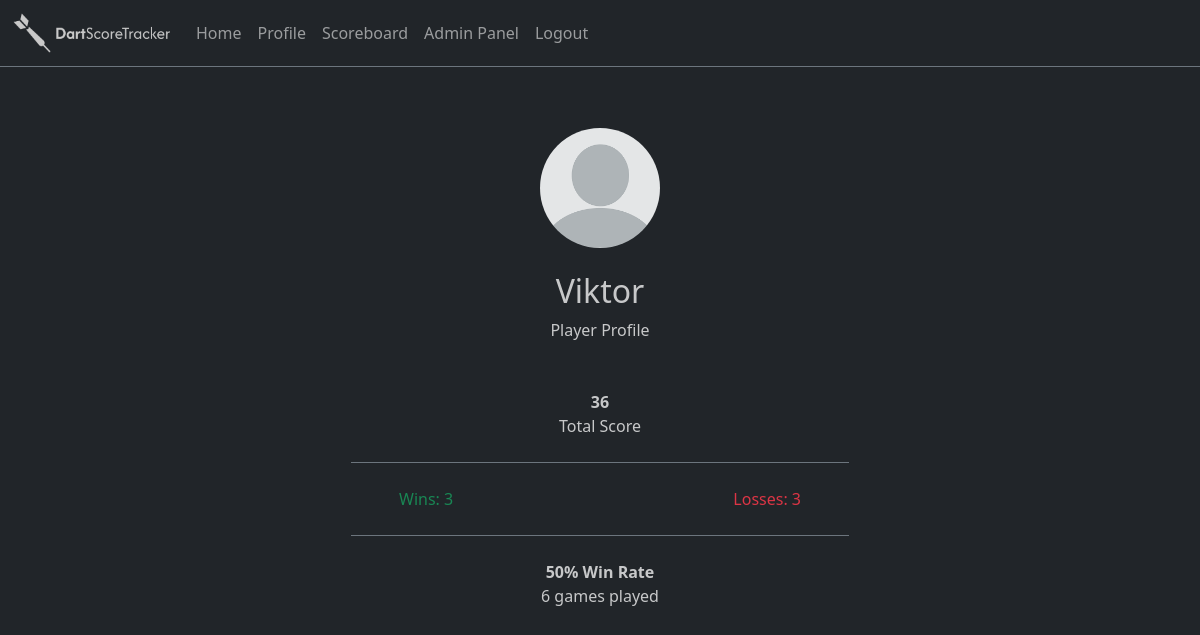
/profile (signed in), run on the app's committed database.
### models/models.py (models this page shows, shortened)
class User(db.Model):
    __tablename__ = 'Users'
    id = db.Column(db.Integer, primary_key=True)
    username = db.Column(db.String(80), unique=True, nullable=False)
    email = db.Column(db.String(80), unique=True, nullable=False)
    password_hash = db.Column(db.String(128), nullable=False)
    role = db.Column(db.String(50), nullable=False)
    @property
    def wins(self):
        return Match.query.filter_by(winner_id=self.id).count()
    @property
    def losses(self):
        return Match.query.filter_by(loser_id=self.id).count()
    @property
    def games_played(self):
        return self.wins + self.losses

### app.py (the view)
@app.route('/profile')
def profile():
    if 'user_id' not in session:
        return redirect('/login')
    user = User.query.get(session['user_id'])
    if (user.wins + user.losses) > 0:
        user_win_rate = round((user.wins / (user.wins + user.losses)) * 100)
        return render_template('profile.html', user=user, user_win_rate=user_win_rate)
    else:
        user_win_rate = 0
        return render_template('profile.html', user=user, user_win_rate=user_win_rate)

### templates/profile.html
{% extends 'layout.html' %}
{% block body %}
<div class="mx-3">
    <div class="container">
        <div class="row d-flex justify-content-center" style="margin-top: 8rem;">
            <div class="col-12 col-md-8 col-lg-6">
                <section class="h-100 px-4">
                    <div class="text-center mb-4">
                        <img src="/static/images/profile.png" class="rounded-circle" width="120" height="120"/>
                    </div>
                    <div class="text-center mb-5">
                        <h2>{{ user.username|capitalize }}</h2>
                        <p>Player Profile</p>
                    </div>
                    <ul class="mt-3 px-0 w-100" style="list-style-type: none;">
                        <div class="pb-4 border-bottom border-secondary d-flex flex-column align-items-center">
                            <li><strong>{{ user.wins * 12 }}</strong></li>
                            <li>Total Score</li>
                        </div>
                        <div class="py-4 px-5 border-bottom border-secondary d-flex justify-content-between align-items-center">
                            <li class="text-success">Wins: {{ user.wins }}</li>
                            <li class="text-danger">Losses: {{ user.losses }}</li>
                        </div>
                        <div class="pt-4 d-flex flex-column align-items-center">
                            {% if (user.wins + user.losses) > 0 %}
                                <li><strong>{{ user_win_rate }}% Win Rate</strong></li>
                            {% else %}
                                <li><strong>0% Win Rate</strong></li>
                            {% endif %}
                            <li>{{ user.games_played }} games played</li>
                        </div>
                    </ul>
                </section>
            </div>
        </div>
    </div>
</div>
{% endblock %}

### data on the page
User: username "Viktor", wins "3", losses "3"

### other printed values
{{ user.wins * 12 }} "36"
{{ user_win_rate }} "50"
{{ user.games_played }} "6"
